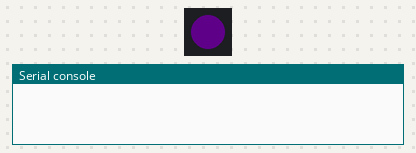
Bench run of a program on a simulated CircuitPython board. On the bench: 1 RGB LEDs in strip order, left to right, the last lines printed to the serial console. Dim RGB values are drawn brighter than linear.

Above: at 0.2 s.
At 2.2 s:
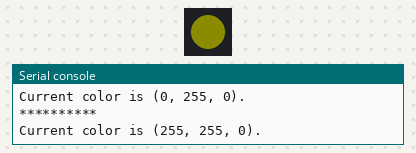
At 4.7 s:
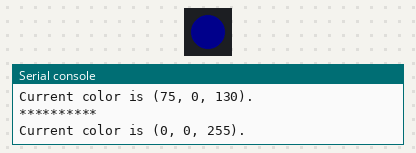
At 6.7 s:
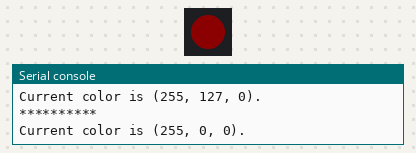
Timing chart, 0 to 8.1 s (numbered marks = the images above):
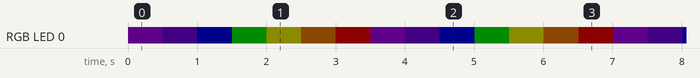

Measured:
- by itself, RGB LED 0: repeats every 3.5 s: RGB(3, 0, 6) 0.50 s, RGB(0, 0, 12) 0.50 s, RGB(0, 12, 0) 0.50 s, RGB(12, 12, 0) 0.50 s, RGB(12, 6, 0) 0.50 s, RGB(12, 0, 0) 0.50 s, RGB(7, 0, 10) 0.50 s
- by itself, everything shown: repeats every 3.5 s, in 7 steps

The program:

code.py
```python
# Write your code here :-)
import board
import digitalio
import time
import neopixel

PIXEL_PIN = board.D8
ORDER = neopixel.RGB
COLOR = (232, 63, 12)
VIOLET = (148, 0, 211)
INDIGO = (75, 0, 130)
BLUE = (0, 0, 255)
GREEN = (0, 255, 0)
YELLOW = (255, 255, 0)
ORANGE = (255, 127, 0)
RED = (255, 0, 0)
RAINBOW_COLORS = [VIOLET, INDIGO, BLUE, GREEN, YELLOW, ORANGE, RED]
CLEAR = (0, 0, 0)
DELAY = 0.5

pixel = neopixel.NeoPixel(PIXEL_PIN, 1, brightness=0.05, pixel_order=ORDER)
index = 0
while True:
    pixel[0] = RAINBOW_COLORS[index]
    time.sleep(DELAY)

    if(index + 1 == len(RAINBOW_COLORS)):
        index = 0
    else:
        index += 1

    if index % 2 == 0:
        print("*" * 10)
    else:
        print("-" * 10)
    print("Current color is {}.".format(RAINBOW_COLORS[index]))
```
